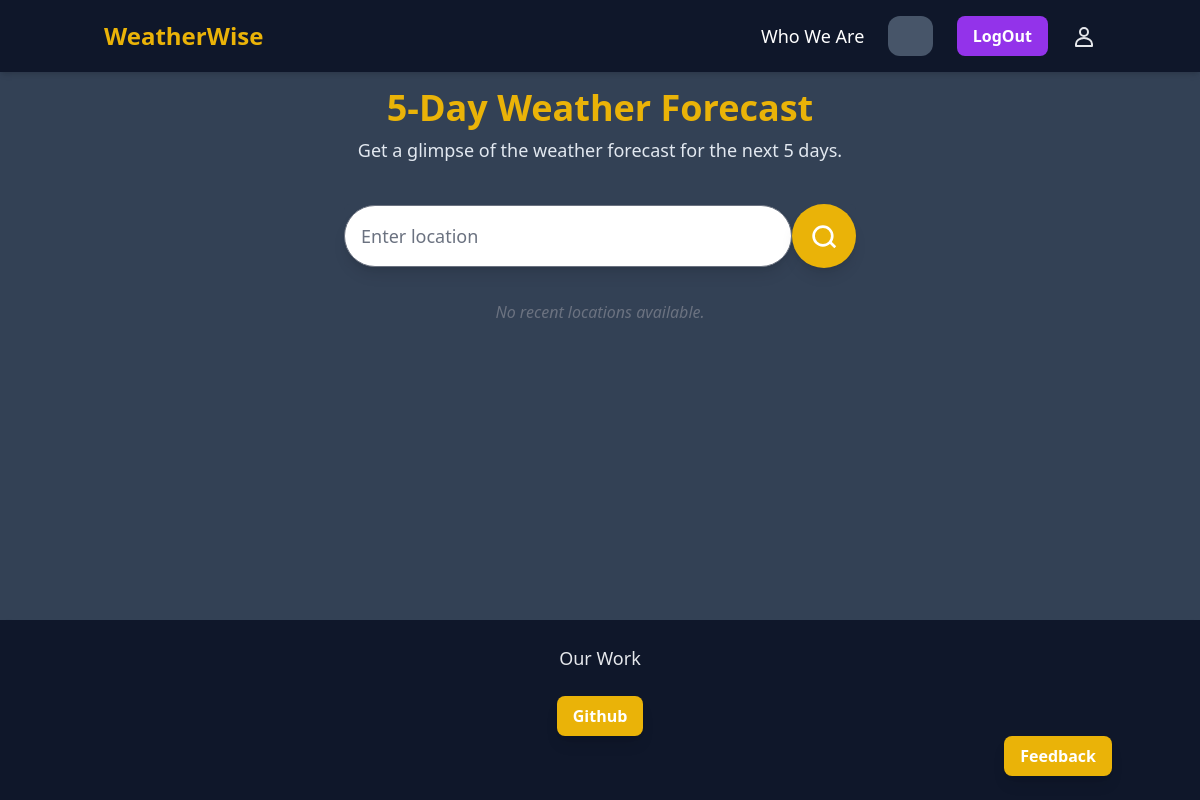
The page /predict/ (signed in) on the database as committed earlier.
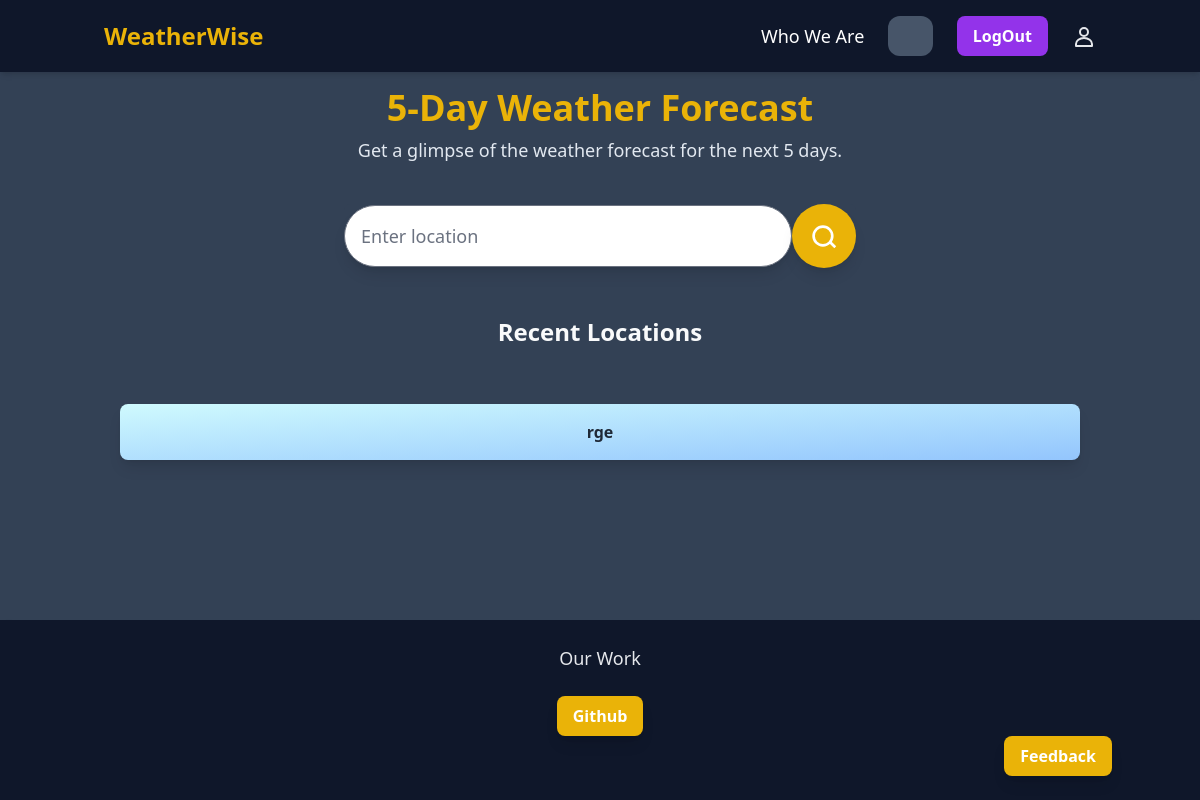
The same page on the database as committed later.
### app_home/models.py (models this page shows, shortened)
class Recent_loc(models.Model):
    user = models.ForeignKey(User, on_delete=models.CASCADE)  # One user can have many favorite locations
    recent_location = models.CharField(max_length=100)

### app_home/views.py (the view)
# urls.py: path('predict/',views.predict_view,name="predict_view"),
@login_required(login_url='/login?next=/predict')
def predict_view(request):
    user = request.user
    if request.method == "POST":
        data = 1
        city = request.POST["location"]
        Recent_loc.objects.create(user=user, recent_location=city)
        return render(request, 'home/predict.html', {'data' : data})
    else :
        recentLocs = (
            Recent_loc.objects.filter(user=user)
            .values('recent_location')  # Group by recent_location
            .annotate(search_count=Count('recent_location'))  # Count occurrences
            .order_by('-search_count')[:3]  # Sort by count in descending order and get top 3
        )
        return render(request, 'home/predict.html', {'recentLocs' : recentLocs})

### theme/context_processors.py (called while the page is built)
def theme(request):
    if 'is_dark_theme' in request.session:
        is_dark_theme = request.session.get('is_dark_theme')
    else:
        is_dark_theme = request.COOKIES.get('system_dark_theme', 'false') == 'true'
    return {'is_dark_theme': is_dark_theme}

### templates/home/predict.html (shortened to what this page needs)
{% extends "layout.html" %}
{% load static tailwind_tags %}
{% block content %}
<body
    class="bg-gradient-to-br from-gray-50 to-cyan-100 text-gray-700 flex items-center justify-center min-h-screen py-8 font-roboto">
    <div class="container mx-auto px-4 sm:px-6 lg:px-8 max-w-6xl">
        <div class="text-center mb-10">
            <h1 class="text-4xl font-bold text-blue-600 dark:text-yellow-500">5-Day Weather Forecast</h1>
            <p class="text-lg text-gray-600 dark:text-slate-200 mt-2">Get a glimpse of the weather forecast for the next
                5 days.</p>
        </div>
        <div class="my-8">
            <form method="POST" class="mt-4 mb-4 text-center w-full max-w-lg mx-auto rounded-xl">
                <div
                    class="flex items-center rounded-md bg-slate-200 dark:bg-slate-700 text-black dark:text-gray-50 font-roboto">
                    <input type="text" name="location" placeholder="Enter location"
                        class="flex-grow p-4 rounded-full text-black text-lg focus:outline-none shadow-lg" />
                    <button type="submit"
                        class="bg-blue-500 hover:bg-blue-400 p-4 text-white font-semibold shadow-lg transition-all duration-300 ease-in-out rounded-full dark:bg-yellow-500 dark:hover:bg-yellow-600"
                        aria-label="Search">
                        <svg xmlns="http://www.w3.org/2000/svg" class="h-8 w-8 rounded-full" fill="none"
                            viewBox="0 0 24 24" stroke="currentColor" stroke-width="2">
                            <path stroke-linecap="round" stroke-linejoin="round"
                                d="M21 21l-4.35-4.35m1.55-4.65a7 7 0 11-14 0 7 7 0 0114 0z" />
                        </svg>
                    </button>
                </div>
            </form>
        </div>
        {% if recentLocs %}
        <div class="mt-12">
            <h3 class="text-xl md:text-2xl font-semibold text-center mb-6">Recent Locations</h3>
        </div>
        {% for recentLocation in recentLocs %}
        <form method="POST" class="relative">
            <button type="submit"
                class="block bg-gradient-to-br from-cyan-100 to-blue-300 text-gray-800 text-center py-4 px-2 rounded-lg shadow-lg hover:scale-105 hover:shadow-2xl transition-transform duration-300 ease-in-out w-full">
                <span class="font-semibold">{{ recentLocation.recent_location }}</span>
            </button>
        </form>
        {% endfor %}
    </div>
    {% else %}
    <p class="text-center text-gray-500 italic">No recent locations available.</p>
    {% endif %}
    </div>
</body>
{% endblock %}

### theme/templates/layout.html (shortened to what this page needs)
{% load static tailwind_tags %} {% load static %}
<!DOCTYPE html>
<html lang="en" class="{% if is_dark_theme %} dark {% endif %}">
<head>
  {% tailwind_css %}
  <link rel="stylesheet" href="{% static 'fontawesome/css/all.min.css' %}">
</head>
<body class="flex flex-col min-h-screen bg-slate-200 dark:bg-slate-700 text-black dark:text-gray-50 font-roboto">
  <nav class="bg-slate-300 dark:bg-slate-900 shadow-md">
    <div class="container mx-auto px-4 py-4 flex justify-between items-center">
      {% if user.is_authenticated %}
      <a href="{% url 'dashboard_view' %}"
        class="text-blue-500 hover:scale-105 hover:text-blue-600 transition-transform duration-300 dark:text-yellow-500 dark:hover:text-yellow-600 text-2xl font-bold mb-2 md:mb-0 ">WeatherWise</a>
      {% else %}
      <a href="{% url 'home_view' %}"
        class="text-blue-500 hover:scale-105 hover:text-blue-600 transition-transform duration-300 dark:text-yellow-500 dark:hover:text-yellow-600 text-2xl font-bold mb-2 md:mb-0 ">WeatherWise</a>
      {% endif %}
      <div class="hidden lg:flex items-center space-x-6">
        <a href="{% url 'about_view' %}"
          class="text-gray-700 hover:text-gray-950 hover:scale-105 dark:hover:text-gray-300 dark:text-white text-lg duration-300 ease-in-out">Who We Are</a>
        <a href="{% url 'change-theme' %}"
          class="bg-gray-100 px-4 py-2 rounded-xl hover:bg-gray-300 duration-300 dark:bg-slate-600 hover:scale-105 hover:shadow-xl transform transition-all ease-in-out">
          {% if is_dark_theme %}
          <i
            class="fa-solid fa-sun hover:scale-105 hover:shadow-xl transform transition-all duration-300 ease-in-out"></i>
          {% else %}
          <i
            class="fa-solid fa-moon hover:scale-105 hover:shadow-xl transform transition-all duration-300 ease-in-out"></i>
          {% endif %}
        </a>
        {% if user.is_authenticated %}
        <a href="{% url 'logout_view' %}"
          class="bg-red-600 px-4 py-2 rounded-lg text-white font-semibold hover:scale-105 focus:outline-none focus:ring-4 focus:ring-red-800 hover:bg-red-700 dark:focus:ring-purple-800 dark:bg-purple-600 dark:hover:bg-purple-700 hover:shadow-xl transform transition-all duration-300 ease-in-out">LogOut</a>
        <a href="{% url 'profile_view' %}">
        </a>
        {% endif %}
      </div>
    </div>
  </nav>
  <div class="container mx-auto mt-4 flex-grow">
    {% block content %} {% endblock %}
  </div>
  <footer class="bg-slate-300 dark:bg-slate-900 shadow-md text-center py-6 mt-auto">
    <p class="text-gray-800 hover:text-gray-900 dark:hover:text-white dark:text-gray-200 text-lg mb-4">Our Work</p>
    <button
      class="bg-blue-500 hover:bg-blue-600 px-4 py-2 rounded-lg text-white font-semibold shadow-lg hover:shadow-xl transform transition-all duration-300 ease-in-out hover:scale-105 focus:outline-none focus:ring-4 focus:ring-blue-300 mt-2 dark:bg-yellow-500 dark:hover:bg-yellow-600 dark:focus:ring-yellow-300">
      <a href="https://github.com/Shravan-0024/IT314_Project_G22" target="_blank" class="block">Github</a>
    </button>
    {% if user.is_authenticated and request.path != '/feedback/'%}
    <div class="container mx-auto flex justify-end items-center">
      <a href="{% url 'feedback_view' %}">
        <button
          class="bg-blue-500 hover:bg-blue-600 focus:ring-blue-300 px-4 py-2 rounded-lg text-white font-semibold shadow-lg hover:shadow-xl transform transition-all duration-300 ease-in-out hover:scale-105 focus:outline-none focus:ring-4 dark:focus:ring-yellow-300 dark:bg-yellow-500 dark:hover:bg-yellow-600">
          Feedback
        </button>
      </a>
    </div>
    {% endif %}
  </footer>
</body>
</html>

Rows that differ between the two databases and show on the page:
added Recent_loc: recent_location "rge"
Other text that changed with them:
text no longer shown: "No recent locations available."
text now shown: "Recent Locations"
